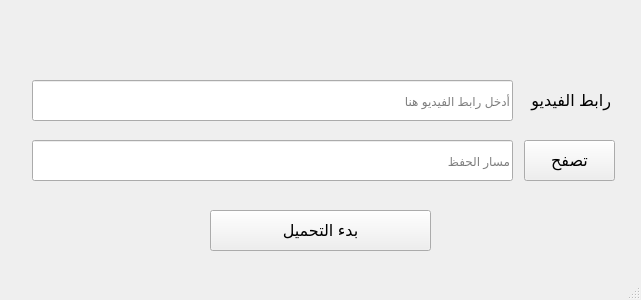
<?xml version="1.0" encoding="UTF-8"?>
<ui version="4.0">
 <class>MainWindow</class>
 <widget class="QMainWindow" name="MainWindow">
  <property name="geometry">
   <rect>
    <x>0</x>
    <y>0</y>
    <width>641</width>
    <height>300</height>
   </rect>
  </property>
  <property name="windowTitle">
   <string>MainWindow</string>
  </property>
  <widget class="QWidget" name="centralwidget">
   <widget class="QLineEdit" name="lineEdit">
    <property name="geometry">
     <rect>
      <x>32</x>
      <y>80</y>
      <width>481</width>
      <height>41</height>
     </rect>
    </property>
    <property name="placeholderText">
     <string>أدخل رابط الفيديو هنا </string>
    </property>
   </widget>
   <widget class="QLabel" name="label">
    <property name="geometry">
     <rect>
      <x>530</x>
      <y>80</y>
      <width>81</width>
      <height>41</height>
     </rect>
    </property>
    <property name="font">
     <font>
      <pointsize>12</pointsize>
     </font>
    </property>
    <property name="text">
     <string>رابط الفيديو</string>
    </property>
   </widget>
   <widget class="QLineEdit" name="lineEdit_2">
    <property name="geometry">
     <rect>
      <x>32</x>
      <y>140</y>
      <width>481</width>
      <height>41</height>
     </rect>
    </property>
    <property name="readOnly">
     <bool>true</bool>
    </property>
    <property name="placeholderText">
     <string>مسار الحفظ</string>
    </property>
   </widget>
   <widget class="QPushButton" name="pushButton">
    <property name="geometry">
     <rect>
      <x>524</x>
      <y>140</y>
      <width>91</width>
      <height>41</height>
     </rect>
    </property>
    <property name="font">
     <font>
      <pointsize>12</pointsize>
     </font>
    </property>
    <property name="text">
     <string>تصفح</string>
    </property>
   </widget>
   <widget class="QPushButton" name="pushButton_2">
    <property name="geometry">
     <rect>
      <x>210</x>
      <y>210</y>
      <width>221</width>
      <height>41</height>
     </rect>
    </property>
    <property name="font">
     <font>
      <pointsize>12</pointsize>
     </font>
    </property>
    <property name="text">
     <string>بدء التحميل</string>
    </property>
   </widget>
  </widget>
  <widget class="QMenuBar" name="menubar">
   <property name="geometry">
    <rect>
     <x>0</x>
     <y>0</y>
     <width>641</width>
     <height>21</height>
    </rect>
   </property>
  </widget>
  <widget class="QStatusBar" name="statusbar"/>
 </widget>
 <resources/>
 <connections/>
</ui>
